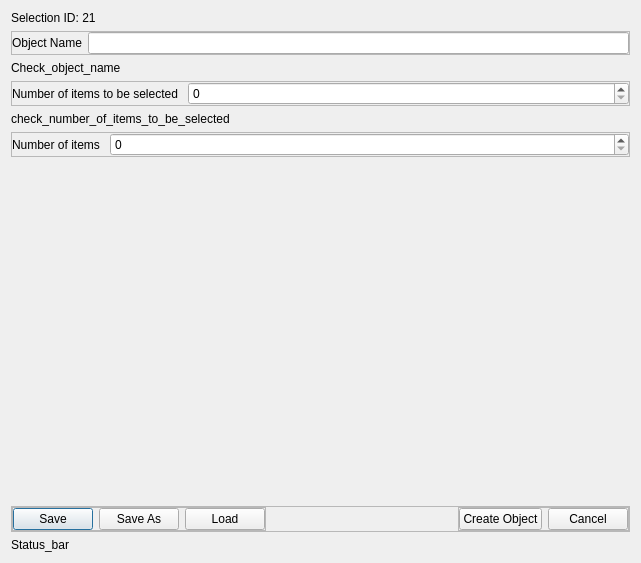
<?xml version="1.0" encoding="UTF-8"?>
<ui version="4.0">
 <class>Dialog</class>
 <widget class="QDialog" name="Dialog">
  <property name="geometry">
   <rect>
    <x>0</x>
    <y>0</y>
    <width>641</width>
    <height>563</height>
   </rect>
  </property>
  <property name="windowTitle">
   <string>Dialog</string>
  </property>
  <layout class="QVBoxLayout" name="verticalLayout">
   <item>
    <widget class="QLabel" name="label_2">
     <property name="sizePolicy">
      <sizepolicy hsizetype="Expanding" vsizetype="Fixed">
       <horstretch>0</horstretch>
       <verstretch>0</verstretch>
      </sizepolicy>
     </property>
     <property name="text">
      <string>Selection ID: 21</string>
     </property>
    </widget>
   </item>
   <item>
    <widget class="QFrame" name="frame_6">
     <property name="sizePolicy">
      <sizepolicy hsizetype="Expanding" vsizetype="Fixed">
       <horstretch>0</horstretch>
       <verstretch>0</verstretch>
      </sizepolicy>
     </property>
     <property name="locale">
      <locale language="English" country="UnitedStates"/>
     </property>
     <property name="frameShape">
      <enum>QFrame::Shape::StyledPanel</enum>
     </property>
     <property name="frameShadow">
      <enum>QFrame::Shadow::Raised</enum>
     </property>
     <layout class="QHBoxLayout" name="horizontalLayout_7">
      <property name="leftMargin">
       <number>0</number>
      </property>
      <property name="topMargin">
       <number>0</number>
      </property>
      <property name="rightMargin">
       <number>0</number>
      </property>
      <property name="bottomMargin">
       <number>0</number>
      </property>
      <item>
       <widget class="QLabel" name="label_6">
        <property name="text">
         <string>Object Name</string>
        </property>
       </widget>
      </item>
      <item>
       <widget class="QLineEdit" name="lineEdit_3"/>
      </item>
     </layout>
    </widget>
   </item>
   <item>
    <widget class="QLabel" name="label_5">
     <property name="sizePolicy">
      <sizepolicy hsizetype="Expanding" vsizetype="Fixed">
       <horstretch>0</horstretch>
       <verstretch>0</verstretch>
      </sizepolicy>
     </property>
     <property name="text">
      <string>Check_object_name</string>
     </property>
     <property name="wordWrap">
      <bool>true</bool>
     </property>
    </widget>
   </item>
   <item>
    <widget class="QFrame" name="frame_9">
     <property name="sizePolicy">
      <sizepolicy hsizetype="Expanding" vsizetype="Fixed">
       <horstretch>0</horstretch>
       <verstretch>0</verstretch>
      </sizepolicy>
     </property>
     <property name="frameShape">
      <enum>QFrame::Shape::StyledPanel</enum>
     </property>
     <property name="frameShadow">
      <enum>QFrame::Shadow::Raised</enum>
     </property>
     <layout class="QHBoxLayout" name="horizontalLayout_8">
      <property name="spacing">
       <number>10</number>
      </property>
      <property name="leftMargin">
       <number>0</number>
      </property>
      <property name="topMargin">
       <number>0</number>
      </property>
      <property name="rightMargin">
       <number>0</number>
      </property>
      <property name="bottomMargin">
       <number>0</number>
      </property>
      <item>
       <widget class="QLabel" name="label_8">
        <property name="sizePolicy">
         <sizepolicy hsizetype="Maximum" vsizetype="Preferred">
          <horstretch>0</horstretch>
          <verstretch>0</verstretch>
         </sizepolicy>
        </property>
        <property name="text">
         <string>Number of items to be selected</string>
        </property>
       </widget>
      </item>
      <item>
       <widget class="QSpinBox" name="spin_box_2"/>
      </item>
     </layout>
    </widget>
   </item>
   <item>
    <widget class="QLabel" name="label">
     <property name="sizePolicy">
      <sizepolicy hsizetype="Expanding" vsizetype="Fixed">
       <horstretch>0</horstretch>
       <verstretch>0</verstretch>
      </sizepolicy>
     </property>
     <property name="text">
      <string>check_number_of_items_to_be_selected</string>
     </property>
    </widget>
   </item>
   <item>
    <widget class="QFrame" name="frame_7">
     <property name="sizePolicy">
      <sizepolicy hsizetype="Expanding" vsizetype="Fixed">
       <horstretch>0</horstretch>
       <verstretch>0</verstretch>
      </sizepolicy>
     </property>
     <property name="frameShape">
      <enum>QFrame::Shape::StyledPanel</enum>
     </property>
     <property name="frameShadow">
      <enum>QFrame::Shadow::Raised</enum>
     </property>
     <layout class="QHBoxLayout" name="horizontalLayout_6">
      <property name="spacing">
       <number>10</number>
      </property>
      <property name="leftMargin">
       <number>0</number>
      </property>
      <property name="topMargin">
       <number>0</number>
      </property>
      <property name="rightMargin">
       <number>0</number>
      </property>
      <property name="bottomMargin">
       <number>0</number>
      </property>
      <item>
       <widget class="QLabel" name="label_4">
        <property name="sizePolicy">
         <sizepolicy hsizetype="Maximum" vsizetype="Preferred">
          <horstretch>0</horstretch>
          <verstretch>0</verstretch>
         </sizepolicy>
        </property>
        <property name="text">
         <string>Number of items</string>
        </property>
       </widget>
      </item>
      <item>
       <widget class="QSpinBox" name="spin_box"/>
      </item>
     </layout>
    </widget>
   </item>
   <item>
    <widget class="QLabel" name="label_7">
     <property name="sizePolicy">
      <sizepolicy hsizetype="Expanding" vsizetype="Expanding">
       <horstretch>0</horstretch>
       <verstretch>0</verstretch>
      </sizepolicy>
     </property>
     <property name="text">
      <string/>
     </property>
    </widget>
   </item>
   <item alignment="Qt::AlignmentFlag::AlignBottom">
    <widget class="QFrame" name="frame_2">
     <property name="sizePolicy">
      <sizepolicy hsizetype="Expanding" vsizetype="Fixed">
       <horstretch>0</horstretch>
       <verstretch>0</verstretch>
      </sizepolicy>
     </property>
     <property name="frameShape">
      <enum>QFrame::Shape::StyledPanel</enum>
     </property>
     <property name="frameShadow">
      <enum>QFrame::Shadow::Raised</enum>
     </property>
     <layout class="QHBoxLayout" name="horizontalLayout_2">
      <property name="leftMargin">
       <number>0</number>
      </property>
      <property name="topMargin">
       <number>0</number>
      </property>
      <property name="rightMargin">
       <number>0</number>
      </property>
      <property name="bottomMargin">
       <number>0</number>
      </property>
      <item alignment="Qt::AlignmentFlag::AlignLeft">
       <widget class="QFrame" name="frame_3">
        <property name="frameShape">
         <enum>QFrame::Shape::StyledPanel</enum>
        </property>
        <property name="frameShadow">
         <enum>QFrame::Shadow::Raised</enum>
        </property>
        <layout class="QHBoxLayout" name="horizontalLayout_3">
         <property name="leftMargin">
          <number>0</number>
         </property>
         <property name="topMargin">
          <number>0</number>
         </property>
         <property name="rightMargin">
          <number>0</number>
         </property>
         <property name="bottomMargin">
          <number>0</number>
         </property>
         <item>
          <widget class="QPushButton" name="pushButton_4">
           <property name="text">
            <string>Save</string>
           </property>
          </widget>
         </item>
         <item>
          <widget class="QPushButton" name="pushButton_5">
           <property name="text">
            <string>Save As</string>
           </property>
          </widget>
         </item>
         <item>
          <widget class="QPushButton" name="pushButton_6">
           <property name="text">
            <string>Load</string>
           </property>
          </widget>
         </item>
        </layout>
       </widget>
      </item>
      <item alignment="Qt::AlignmentFlag::AlignRight">
       <widget class="QFrame" name="frame_4">
        <property name="frameShape">
         <enum>QFrame::Shape::StyledPanel</enum>
        </property>
        <property name="frameShadow">
         <enum>QFrame::Shadow::Raised</enum>
        </property>
        <layout class="QHBoxLayout" name="horizontalLayout_4" stretch="1,1">
         <property name="leftMargin">
          <number>0</number>
         </property>
         <property name="topMargin">
          <number>0</number>
         </property>
         <property name="rightMargin">
          <number>0</number>
         </property>
         <property name="bottomMargin">
          <number>0</number>
         </property>
         <item>
          <widget class="QPushButton" name="pushButton">
           <property name="text">
            <string>Create Object</string>
           </property>
          </widget>
         </item>
         <item>
          <widget class="QPushButton" name="pushButton_2">
           <property name="text">
            <string>Cancel</string>
           </property>
          </widget>
         </item>
        </layout>
       </widget>
      </item>
     </layout>
    </widget>
   </item>
   <item alignment="Qt::AlignmentFlag::AlignBottom">
    <widget class="QLabel" name="label_3">
     <property name="sizePolicy">
      <sizepolicy hsizetype="Expanding" vsizetype="Fixed">
       <horstretch>0</horstretch>
       <verstretch>0</verstretch>
      </sizepolicy>
     </property>
     <property name="text">
      <string>Status_bar</string>
     </property>
    </widget>
   </item>
  </layout>
 </widget>
 <resources/>
 <connections/>
</ui>
